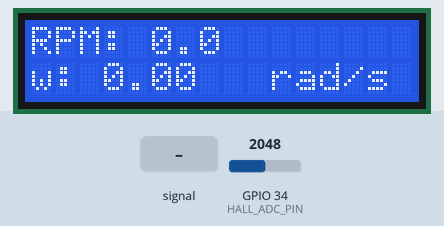
Recording of a sketch running on a simulated ESP32. On the bench: 16×2 character LCD. Inputs (shaded band) come from the test bench; at power-on: GPIO 34 (HALL_ADC_PIN) = 2048 (analog values on the 0–4095 scale). What the sketch prints to the serial monitor is not drawn.

Above: at 2.4 s.
2.5 s: GPIO 34 (HALL_ADC_PIN) fed a 200 Hz sine of ±327 counts around its level
At 3.2 s:
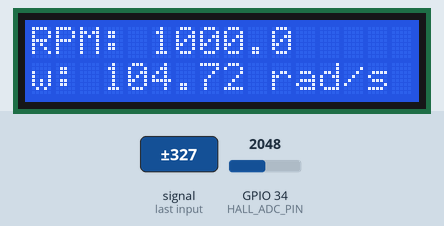
4.3 s: GPIO 34 (HALL_ADC_PIN) set to 2866
At 4.94 s:
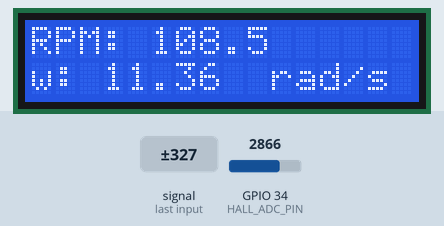
6.0 s: GPIO 34 (HALL_ADC_PIN) fed a 2 Hz sine of ±1228 counts around its level
At 8.4 s:
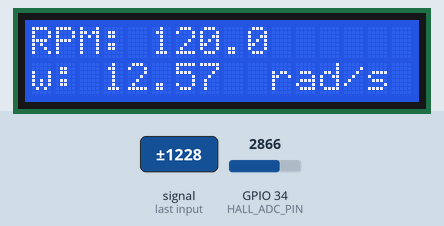
8.5 s: GPIO 34 (HALL_ADC_PIN) set to 3603
At 9.44 s:
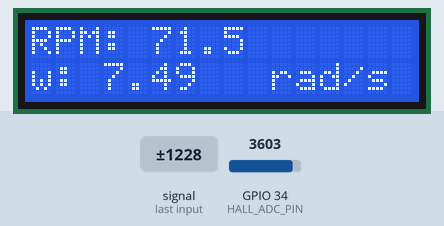
Timing chart, 0 to 11.5 s (numbered marks = the images above; inputs shaded):
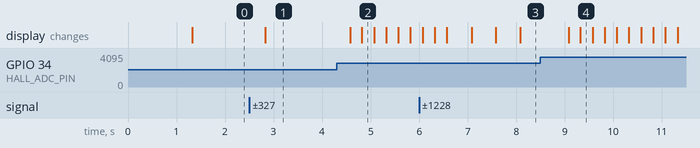

Measured:
- after the input at 2.5 s, the display: changes after 0.33 s (image 1)
- after the input at 4.3 s, the display: first changes after 0.28 s (image 2 shows a later state)
- after the input at 8.5 s, the display: first changes after 0.58 s (image 4 shows a later state)

The sketch:

tachometer_esp32_adc.ino
```cpp
/*
  TACÓMETRO CON SENSOR EFECTO HALL - ESP32 (Arduino IDE)

  MODO_ADC (por defecto):
    El sensor Hall analógico entra directo a un pin ADC1 (GPIO34).
    - Atenuación del ADC: 11 dB (intervalo máximo, ~0 a 3.1 V)
    - Muestreo a 5 kHz con un temporizador
    - Filtro digital: media móvil exponencial
    - Disparador por software con histéresis (tipo Schmitt)
    IMPORTANTE: la entrada ADC NO debe superar 3.3 V. Alimenta el Hall a
    3.3 V (el SS49E reposa en ~1.65 V) o usa tu etapa con op-amp.

  MODO_DIGITAL:
    Salida del comparador con op-amp -> GPIO27 (interrupción por flanco).

  Medición: periodo entre pulsos. RPM = 60e6 / (periodo_us * PULSOS_POR_REV)

  LCD 16x2 I2C: SDA = GPIO21, SCL = GPIO22 (0x27 o 0x3F)
  Librería: "LiquidCrystal I2C" de Frank de Brabander
  Placa: "ESP32 Dev Module", Serial a 115200.
*/

#include <Wire.h>
#include <LiquidCrystal_I2C.h>
#include "esp_timer.h"

// ======================= CONFIGURACIÓN =======================
#define MODO_DIGITAL      0
#define MODO_ADC          1
#define MODO_ENTRADA      MODO_ADC   // elige MODO_ADC o MODO_DIGITAL

// --- Modo digital ---
#define HALL_PIN          27
#define USAR_PULLUP       false

// --- Modo ADC ---
#define HALL_ADC_PIN      34         // ADC1_CH6 (solo entrada)
#define REPOSO_MV         1650.0f    // Salida del Hall sin imán (mV). SS49E a 3.3 V = ~1650
#define DELTA_ALTO_MV     150.0f     // Dispara cuando la señal sube REPOSO + este valor
#define DELTA_BAJO_MV     80.0f      // Se rearma cuando baja de REPOSO + este valor (histéresis)
#define INVERTIR_POLO     false      // true si tu imán hace BAJAR la señal en vez de subirla
#define ALFA_FILTRO       0.4f       // Filtro EMA (0.1 = muy suave, 1 = sin filtro)
#define PERIODO_MUESTREO_US 200      // 5 kHz
#define DEBUG_ADC         false      // true: imprime mV filtrados para calibrar umbrales

// --- General ---
#define PULSOS_POR_REV    1          // Número de imanes en el eje
#define NUM_PROMEDIO      3          // Periodos promediados
#define RPM_MIN_DETECTA   10.0f      // Debajo de esto se muestra 0
#define RPM_MAX_VALIDA    1000.0f    // Pulsos más rápidos se descartan
#define RESOLUCION_RPM    0.5f

#define LCD_ADDR          0x27
#define LCD_COLS          16
#define LCD_ROWS          2
#define SDA_PIN           21
#define SCL_PIN           22

#define T_LCD_MS          250
#define T_SERIAL_MS       100
// =============================================================

const uint32_t PERIODO_MIN_US = (uint32_t)(60e6f / (RPM_MAX_VALIDA * PULSOS_POR_REV));
const uint32_t TIMEOUT_US     = (uint32_t)(60e6f / (RPM_MIN_DETECTA * PULSOS_POR_REV));

LiquidCrystal_I2C lcd(LCD_ADDR, LCD_COLS, LCD_ROWS);

portMUX_TYPE mux = portMUX_INITIALIZER_UNLOCKED;
volatile uint32_t ultimoPulso_us = 0;
volatile bool     hayPulsoPrevio = false;
volatile uint32_t periodos[NUM_PROMEDIO];
volatile uint8_t  idxPeriodo = 0;
volatile uint8_t  cuenta = 0;

// Registra un pulso (llamado desde la ISR o desde el temporizador ADC)
void IRAM_ATTR registrarPulso(uint32_t t) {
  uint32_t dt = t - ultimoPulso_us;

  if (hayPulsoPrevio) {
    if (dt < PERIODO_MIN_US) return;          // antirruido
    if (dt > TIMEOUT_US) {                    // motor estuvo detenido
      cuenta = 0;
      idxPeriodo = 0;
    } else {
      periodos[idxPeriodo] = dt;
      idxPeriodo = (idxPeriodo + 1) % NUM_PROMEDIO;
      if (cuenta < NUM_PROMEDIO) cuenta++;
    }
  }
  ultimoPulso_us = t;
  hayPulsoPrevio = true;
}

#if MODO_ENTRADA == MODO_DIGITAL
void IRAM_ATTR isrHall() {
  registrarPulso((uint32_t)esp_timer_get_time());
}
#else
volatile float mV_filtrado = 0;

// Se ejecuta cada PERIODO_MUESTREO_US: lee, filtra y detecta el pulso
void muestrearHall(void* arg) {
  static float filtrado = REPOSO_MV;
  static bool  alto = false;

  float v = (float)analogReadMilliVolts(HALL_ADC_PIN);
  if (INVERTIR_POLO) v = 2.0f * REPOSO_MV - v;

  filtrado += ALFA_FILTRO * (v - filtrado);   // filtro EMA
  mV_filtrado = filtrado;

  if (!alto && filtrado > REPOSO_MV + DELTA_ALTO_MV) {
    alto = true;
    uint32_t t = (uint32_t)esp_timer_get_time();
    portENTER_CRITICAL(&mux);
    registrarPulso(t);
    portEXIT_CRITICAL(&mux);
  } else if (alto && filtrado < REPOSO_MV + DELTA_BAJO_MV) {
    alto = false;                               // rearmar
  }
}
#endif

float calcularRPM() {
  uint32_t ultimo, suma = 0;
  uint8_t  n;
  bool     previo;

  portENTER_CRITICAL(&mux);
  ultimo = ultimoPulso_us;
  n      = cuenta;
  previo = hayPulsoPrevio;
  for (uint8_t i = 0; i < n; i++) suma += periodos[i];
  portEXIT_CRITICAL(&mux);

  if (!previo) return 0.0f;

  uint32_t transcurrido = (uint32_t)esp_timer_get_time() - ultimo;
  if (n == 0 || transcurrido > TIMEOUT_US) return 0.0f;

  float periodoProm = (float)suma / n;
  float rpm = 60e6f / (periodoProm * PULSOS_POR_REV);

  // Motor frenando: la RPM real es como máximo la que implica el tiempo transcurrido
  if (transcurrido > periodoProm) {
    float rpmTope = 60e6f / ((float)transcurrido * PULSOS_POR_REV);
    if (rpmTope < rpm) rpm = rpmTope;
  }
  return rpm;
}

void mostrarLCD(float rpm) {
  float omega = rpm * 2.0f * PI / 60.0f;   // rad/s
  char l0[17], l1[17];
  snprintf(l0, sizeof(l0), "RPM: %-11.1f", rpm);
  snprintf(l1, sizeof(l1), "w: %-6.2f rad/s ", omega);
  lcd.setCursor(0, 0); lcd.print(l0);
  lcd.setCursor(0, 1); lcd.print(l1);
}

void setup() {
  Serial.begin(115200);

  Wire.begin(SDA_PIN, SCL_PIN);
  lcd.init();
  lcd.backlight();
  lcd.setCursor(0, 0); lcd.print("Tacometro Hall");
  lcd.setCursor(0, 1); lcd.print("ESP32 listo...");
  delay(1200);
  lcd.clear();

#if MODO_ENTRADA == MODO_DIGITAL
  pinMode(HALL_PIN, USAR_PULLUP ? INPUT_PULLUP : INPUT);
  attachInterrupt(digitalPinToInterrupt(HALL_PIN), isrHall, FALLING);
  Serial.println("Modo DIGITAL");
#else
  analogReadResolution(12);
  analogSetPinAttenuation(HALL_ADC_PIN, ADC_11db);   // atenuación 11 dB

  esp_timer_handle_t timerADC;
  esp_timer_create_args_t args = {};
  args.callback = &muestrearHall;
  args.name = "muestreo_hall";
  esp_timer_create(&args, &timerADC);
  esp_timer_start_periodic(timerADC, PERIODO_MUESTREO_US);
  Serial.println("Modo ADC (11 dB)");
#endif
}

void loop() {
  static uint32_t tLcd = 0, tSerial = 0;
  uint32_t ahora = millis();

  float rpm = calcularRPM();
  float rpmMostrar = roundf(rpm / RESOLUCION_RPM) * RESOLUCION_RPM;

  if (ahora - tSerial >= T_SERIAL_MS) {
    tSerial = ahora;
#if (MODO_ENTRADA == MODO_ADC) && DEBUG_ADC
    Serial.print("mV:");
    Serial.println(mV_filtrado, 0);
#else
    Serial.print("RPM:");
    Serial.println(rpmMostrar, 1);
#endif
  }

  if (ahora - tLcd >= T_LCD_MS) {
    tLcd = ahora;
    mostrarLCD(rpmMostrar);
  }
}
```
